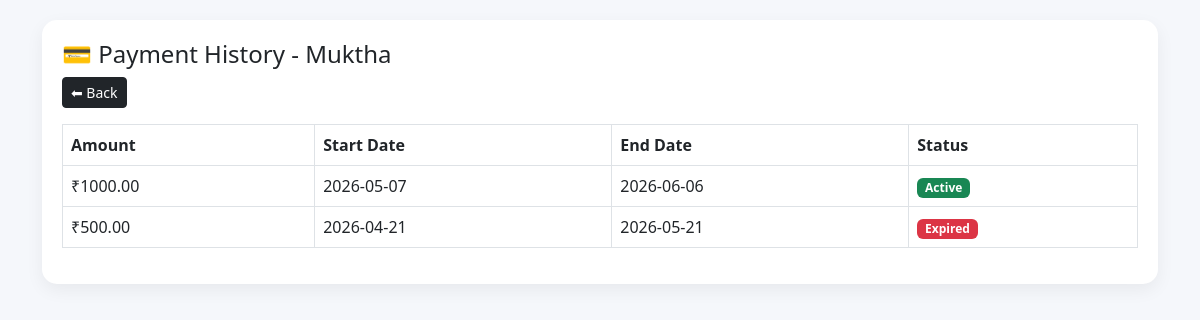
Screenshot of /payment_history.php?id=1 with the database file from the repository.
### tables this page shows
CREATE TABLE `members` (
  `id` int(11) NOT NULL,
  `name` varchar(100) DEFAULT NULL,
  `dob` date DEFAULT NULL,
  `address` text DEFAULT NULL,
  `phone` varchar(15) DEFAULT NULL,
  `gender` varchar(10) DEFAULT NULL,
  `occupation` varchar(100) DEFAULT NULL,
  `photo` varchar(255) DEFAULT 'default.png',
  `status` varchar(20) DEFAULT 'expired',
  `created_at` timestamp NOT NULL DEFAULT current_timestamp(),
  `gym_id` int(11) DEFAULT 1,
  `password` varchar(255) DEFAULT NULL
);

CREATE TABLE `payments` (
  `id` int(11) NOT NULL,
  `member_id` int(11) DEFAULT NULL,
  `amount` decimal(10,2) DEFAULT NULL,
  `start_date` date DEFAULT NULL,
  `end_date` date DEFAULT NULL,
  `payment_date` timestamp NOT NULL DEFAULT current_timestamp(),
  `status` varchar(20) DEFAULT 'paid'
);

### payment_history.php (the view, shortened to what this page needs)
<?php
include("../includes/db.php");
$id = $_GET['id'];
$member = $conn->query("SELECT * FROM members WHERE id=$id")->fetch_assoc();
$payments = $conn->query("
    SELECT * FROM payments
    WHERE member_id = $id
    ORDER BY id DESC
");
?>
<!DOCTYPE html>
<html>
<head>
    <link href="https://cdn.jsdelivr.net/npm/bootstrap@5.3.0/dist/css/bootstrap.min.css" rel="stylesheet">
</head>
<body>
<div class="container">
<div class="box">
<h4>💳 Payment History - <?= $member['name'] ?></h4>
<a href="view_members.php" class="btn btn-dark btn-sm mb-3">⬅ Back</a>
<table class="table table-bordered">
<tr>
    <th>Amount</th>
    <th>Start Date</th>
    <th>End Date</th>
    <th>Status</th>
</tr>
<?php if($payments){ while($p = $payments->fetch_assoc()) { ?>
<tr>
    <td>₹<?= $p['amount'] ?></td>
    <td><?= $p['start_date'] ?></td>
    <td><?= $p['end_date'] ?></td>
    <td>
        <?php if(strtotime($p['end_date']) >= time()) { ?>
            <span class="badge bg-success">Active</span>
        <?php } else { ?>
            <span class="badge bg-danger">Expired</span>
        <?php } ?>
    </td>
</tr>
<?php }} ?>
</table>
</div>
</div>
</body>
</html>

### payment_history.php (style rules this page uses)
body { background:#f5f7fb; font-family:Segoe UI; }
.box { background:white; padding:20px; border-radius:15px; margin-top:20px; box-shadow:0 6px 18px rgba(0,0,0,0.06); }

### rows the page displays
members: name "Muktha"
payments: amount "1000.00", start_date "2026-05-07", end_date "2026-06-06", shows "Active"
payments: amount "500.00", start_date "2026-04-21", end_date "2026-05-21", shows "Expired"
